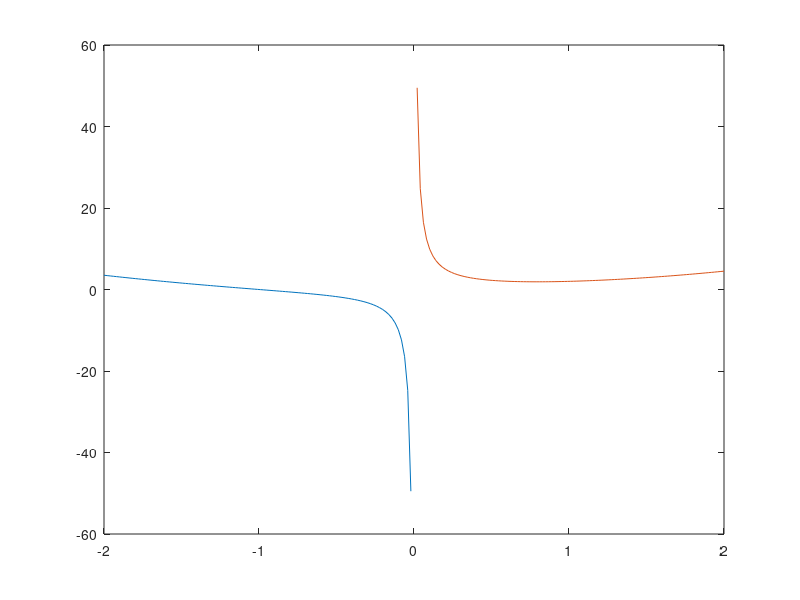

Source code (MATLAB): (Note: this script raises an error after producing the figure.)
x1 = linspace(-2, 0, 100);
x2 = linspace(0, 2, 100);
f = @(x) x.^2 + 1./x;
plot(x1, f(x1), x2, f(x2));
xline(0, ':');
xlabel('x')
ylabel('y')
